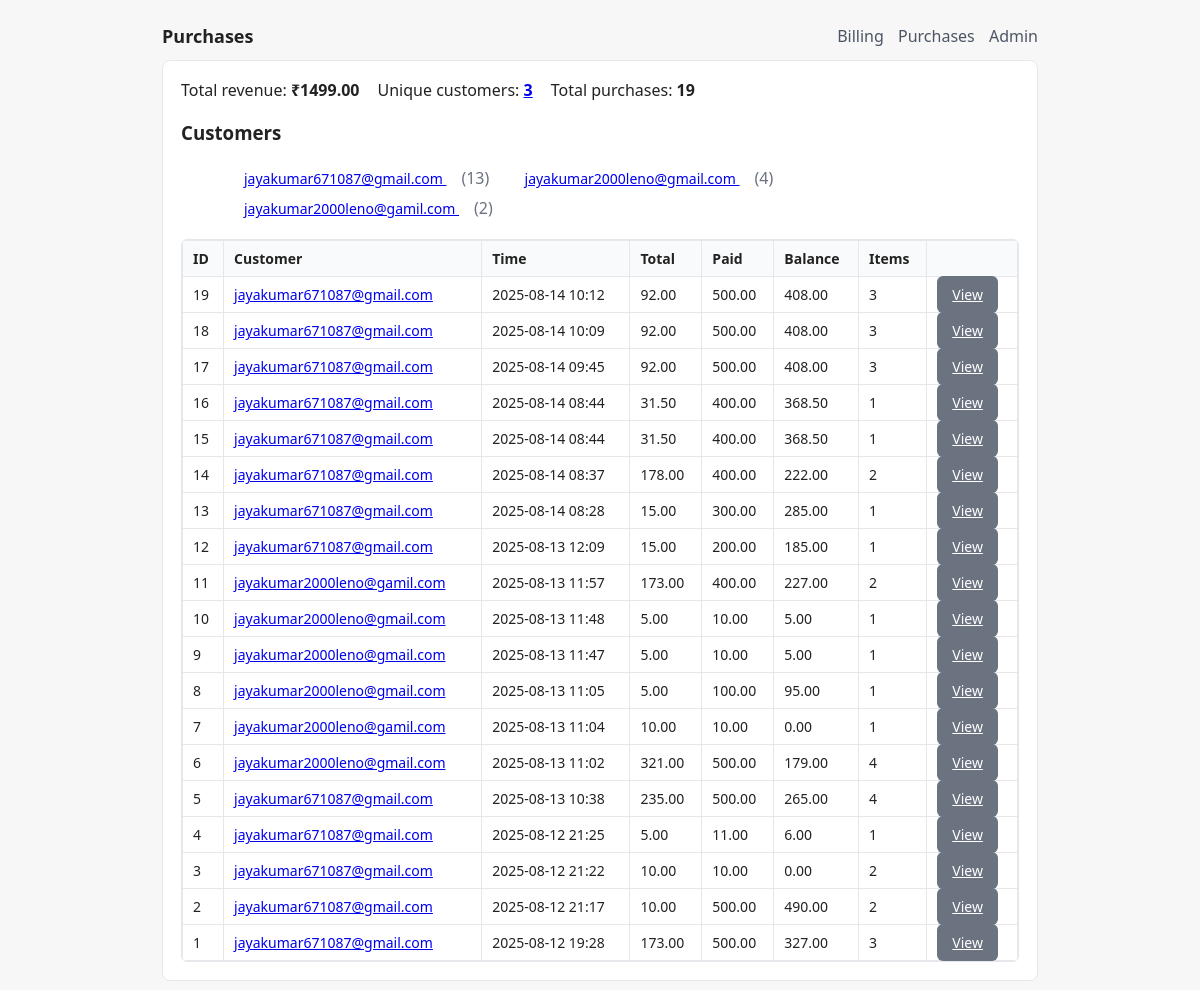
The app's page /purchases with its own data.
### models.py (models this page shows)
class Purchase(Base):
    __tablename__ = "purchases"
    id = Column(Integer, primary_key=True)
    customer_email = Column(String, index=True, nullable=False)
    purchase_time = Column(DateTime, default=datetime.utcnow)
    paid_amount = Column(Float, nullable=False)
    total_amount = Column(Float, nullable=False)
    balance = Column(Float, nullable=False)
    items = relationship("PurchaseItem", back_populates="purchase", cascade="all,delete-orphan")

### app.py (the view)
@app.get("/purchases", response_class=HTMLResponse)
async def view_purchases(
    request: Request,
    db: Session = Depends(get_db),
    customer: Optional[str] = Query(default=None)
    ):
    purchases = db.query(Purchase).order_by(Purchase.purchase_time.desc()).all()
    total_revenue = round(sum(p.total_amount for p in purchases), 2)
    unique_customers = db.query(
        func.count(func.distinct(func.lower(func.trim(Purchase.customer_email))))
    ).scalar()
    customers = db.query(
        func.lower(func.trim(Purchase.customer_email)).label("email"),
        func.count(Purchase.id).label("orders")
    ).group_by("email").order_by(func.count(Purchase.id).desc()).all()
    selected_customer = None
    customer_purchases = []
    customer_total_revenue = 0.0
    if customer:
        norm = customer.strip().lower()
        selected_customer = norm
        customer_purchases = (
            db.query(Purchase)
            .filter(func.lower(func.trim(Purchase.customer_email)) == norm)
            .order_by(Purchase.purchase_time.desc())
            .all()
        )
        customer_total_revenue = round(sum(p.total_amount for p in customer_purchases), 2)
    purchase_rows = [{
        "id": p.id,
        "customer_email": p.customer_email,
        "purchase_time": p.purchase_time,
        "total_amount": p.total_amount,
        "paid_amount": p.paid_amount,
        "balance": p.balance,
        "items_count": len(p.items),
    } for p in purchases]
    customer_rows = [{
        "id": p.id,
        "customer_email": p.customer_email,
        "purchase_time": p.purchase_time,
        "total_amount": p.total_amount,
        "paid_amount": p.paid_amount,
        "balance": p.balance,
        "items_count": len(p.items),
    } for p in customer_purchases]
    return templates.TemplateResponse("purchases.html", {
        "request": request,
        "purchases": purchases,
        "purchase_rows": purchase_rows,
        "total_revenue": total_revenue,
        "unique_customers": unique_customers,
        "customers": customers,                          # list of (email, orders)
        "selected_customer": selected_customer,          # normalized email or None
        "customer_rows": customer_rows,                  # table for selected customer
        "customer_total_revenue": customer_total_revenue # total for selected customer
    })

### templates/purchases.html (shortened to what this page needs)
{% extends "base.html" %}
{% block heading %}Purchases{% endblock %}
{% block content %}
<div class="stats">
    <div>Total revenue: <strong>₹{{ "%.2f"|format(total_revenue) }}</strong></div>
    <div>
        Unique customers:
        <strong>
            <a href="{{ url_for('view_customers') }}">{{ unique_customers }}</a>
        </strong>
    </div>
    <div>Total purchases: <strong>{{ purchases|length }}</strong></div>
</div>
<div class="mt-6">
    <h3>Customers</h3>
    <ul class="chips">
        {% for c in customers %}
        <li style="display:inline-block; margin:4px 8px;">
            <a class="btn btn-small" href="{{ url_for('view_purchases') }}?customer={{ c.email|urlencode }}">
                {{ c.email }}
            </a>
            <span class="muted">({{ c.orders }})</span>
        </li>
        {% else %}
        <li class="muted">No customers yet.</li>
        {% endfor %}
    </ul>
</div>
<div class="table-wrap mt-10">
    <table class="table">
        <thead>
            <tr>
                <th>ID</th>
                <th>Customer</th>
                <th>Time</th>
                <th>Total</th>
                <th>Paid</th>
                <th>Balance</th>
                <th>Items</th>
                <th></th>
            </tr>
        </thead>
        <tbody>
            {% for p in purchase_rows %}
            <tr>
                <td>{{ p.id }}</td>
                <td>
                    <a href="{{ url_for('view_purchases') }}?customer={{ p.customer_email|trim|lower|urlencode }}">
                        {{ p.customer_email }}
                    </a>
                </td>
                <td>{{ p.purchase_time.strftime("%Y-%m-%d %H:%M") }}</td>
                <td>{{ "%.2f"|format(p.total_amount) }}</td>
                <td>{{ "%.2f"|format(p.paid_amount) }}</td>
                <td>{{ "%.2f"|format(p.balance) }}</td>
                <td>{{ p.items_count }}</td>
                <td><a class="btn btn-secondary" href="/purchase/{{ p.id }}">View</a></td>
            </tr>
            {% else %}
            <tr>
                <td colspan="8" class="muted">No purchases yet.</td>
            </tr>
            {% endfor %}
        </tbody>
    </table>
</div>
{% endblock %}

### static/styles.css (style rules this page uses)
* { box-sizing: border-box; }
body { font-family: system-ui, -apple-system, Segoe UI, Roboto, Arial, sans-serif; color:#222; background:#f7f7f8; }
.mt-10 { margin-top:10px; }
.btn { border:1px solid transparent; padding:8px 14px; border-radius:6px; cursor:pointer; font-size:14px; }
.btn-secondary { background:#6b7280; color:#fff; }
.table-wrap { overflow:auto; border:1px solid #e5e7eb; border-radius:6px; }
.table { width:100%; border-collapse:collapse; }
.table th, .table td { border:1px solid #e5e7eb; padding:8px 10px; text-align:left; font-size:14px; }
.table th { background:#f9fafb; font-weight:600; }
.muted { color:#6b7280; }
.stats { display:flex; gap:18px; }

### records on screen
Purchase: email "jayakumar671087@gmail.com", orders "13", id "13", customer_email "jayakumar671087@gmail.com", purchase_time "2025-08-14 08:28", total_amount "15.00", paid_amount "300.00", balance "285.00", items_count "1"
Purchase: id "19", customer_email "jayakumar671087@gmail.com", purchase_time "2025-08-14 10:12", total_amount "92.00", paid_amount "500.00", balance "408.00", items_count "3"
Purchase: id "18", customer_email "jayakumar671087@gmail.com", purchase_time "2025-08-14 10:09", total_amount "92.00", paid_amount "500.00", balance "408.00", items_count "3"
Purchase: id "17", customer_email "jayakumar671087@gmail.com", purchase_time "2025-08-14 09:45", total_amount "92.00", paid_amount "500.00", balance "408.00", items_count "3"
Purchase: id "16", customer_email "jayakumar671087@gmail.com", purchase_time "2025-08-14 08:44", total_amount "31.50", paid_amount "400.00", balance "368.50", items_count "1"
Purchase: id "15", customer_email "jayakumar671087@gmail.com", purchase_time "2025-08-14 08:44", total_amount "31.50", paid_amount "400.00", balance "368.50", items_count "1"
Purchase: id "14", customer_email "jayakumar671087@gmail.com", purchase_time "2025-08-14 08:37", total_amount "178.00", paid_amount "400.00", balance "222.00", items_count "2"
Purchase: id "12", customer_email "jayakumar671087@gmail.com", purchase_time "2025-08-13 12:09", total_amount "15.00", paid_amount "200.00", balance "185.00", items_count "1"
Purchase: id "11", customer_email "jayakumar2000leno@gamil.com", purchase_time "2025-08-13 11:57", total_amount "173.00", paid_amount "400.00", balance "227.00", items_count "2"
Purchase: id "10", customer_email "jayakumar2000leno@gmail.com", purchase_time "2025-08-13 11:48", total_amount "5.00", paid_amount "10.00", balance "5.00", items_count "1"
Purchase: id "9", customer_email "jayakumar2000leno@gmail.com", purchase_time "2025-08-13 11:47", total_amount "5.00", paid_amount "10.00", balance "5.00", items_count "1"
Purchase: id "8", customer_email "jayakumar2000leno@gmail.com", purchase_time "2025-08-13 11:05", total_amount "5.00", paid_amount "100.00", balance "95.00", items_count "1"
Purchase: id "7", customer_email "jayakumar2000leno@gamil.com", purchase_time "2025-08-13 11:04", total_amount "10.00", paid_amount "10.00", balance "0.00", items_count "1"
Purchase: id "6", customer_email "jayakumar2000leno@gmail.com", purchase_time "2025-08-13 11:02", total_amount "321.00", paid_amount "500.00", balance "179.00", items_count "4"
Purchase: id "5", customer_email "jayakumar671087@gmail.com", purchase_time "2025-08-13 10:38", total_amount "235.00", paid_amount "500.00", balance "265.00", items_count "4"
Purchase: id "4", customer_email "jayakumar671087@gmail.com", purchase_time "2025-08-12 21:25", total_amount "5.00", paid_amount "11.00", balance "6.00", items_count "1"
Purchase: id "3", customer_email "jayakumar671087@gmail.com", purchase_time "2025-08-12 21:22", total_amount "10.00", paid_amount "10.00", balance "0.00", items_count "2"
Purchase: id "2", customer_email "jayakumar671087@gmail.com", purchase_time "2025-08-12 21:17", total_amount "10.00", paid_amount "500.00", balance "490.00", items_count "2"
Purchase: id "1", customer_email "jayakumar671087@gmail.com", purchase_time "2025-08-12 19:28", total_amount "173.00", paid_amount "500.00", balance "327.00", items_count "3"

### other values on screen
{{ "%.2f"|format(total_revenue) }} "1499.00"
{{ unique_customers }} "3"
{{ purchases|length }} "19"
{{ c.email }} "jayakumar2000leno@gmail.com" "jayakumar2000leno@gamil.com"
{{ c.orders }} "4" "2"
